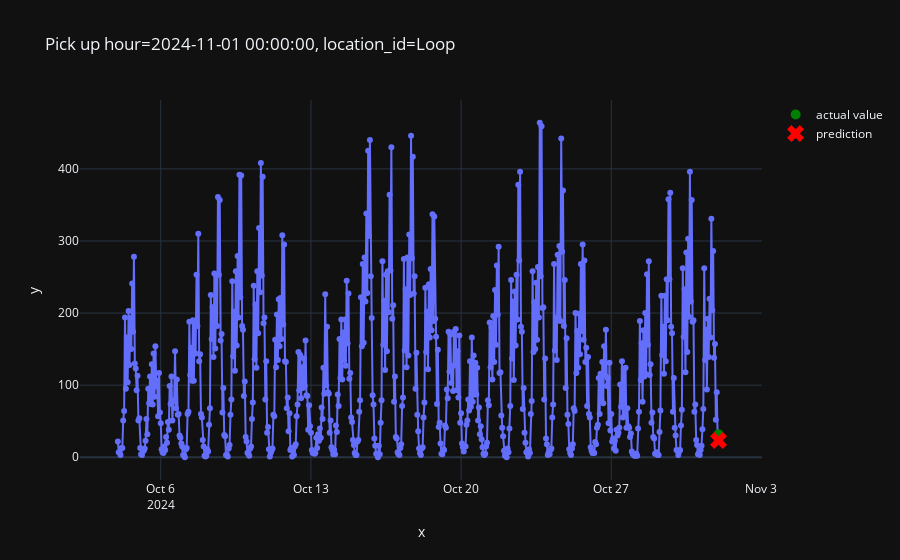

Notebook source saved alongside this figure:
### Code cell
from plot import plot_one_sample

plot_one_sample(
    example_id='Loop',
    features=X_test,
    targets=y_test,
    predictions=pd.Series(predictions)
)

### Figure 1 — Plotly figure (JSON) as saved in the notebook; plotly's stock layout.template omitted (floating-point values rounded to 4 significant figures; data arrays with more than 128 entries replaced by an {"elided": "..."} marker saying what was removed)
{"data": [{"hovertemplate": "x=%{x}<br>y=%{y}<extra></extra>", "legendgroup": "", "line": {"color": "#636efa", "dash": "solid"}, "marker": {"symbol": "circle"}, "mode": "lines+markers", "name": "", "orientation": "v", "showlegend": false, "type": "scatter", "x": {"elided": "673 str values"}, "xaxis": "x", "y": {"elided": "673 float values"}, "yaxis": "y"}, {"line": {"color": "green"}, "marker": {"size": 10}, "mode": "markers", "name": "actual value", "type": "scatter", "x": ["2024-11-01T00:00:00.000000000"], "y": [32]}, {"line": {"color": "red"}, "marker": {"size": 15, "symbol": "x"}, "mode": "markers", "name": "prediction", "type": "scatter", "x": ["2024-11-01T00:00:00.000000000"], "y": [23.24]}], "layout": {"legend": {"tracegroupgap": 0}, "title": {"text": "Pick up hour=2024-11-01 00:00:00, location_id=Loop"}, "xaxis": {"anchor": "y", "domain": [0, 1], "title": {"text": "x"}}, "yaxis": {"anchor": "x", "domain": [0, 1], "title": {"text": "y"}}}}
